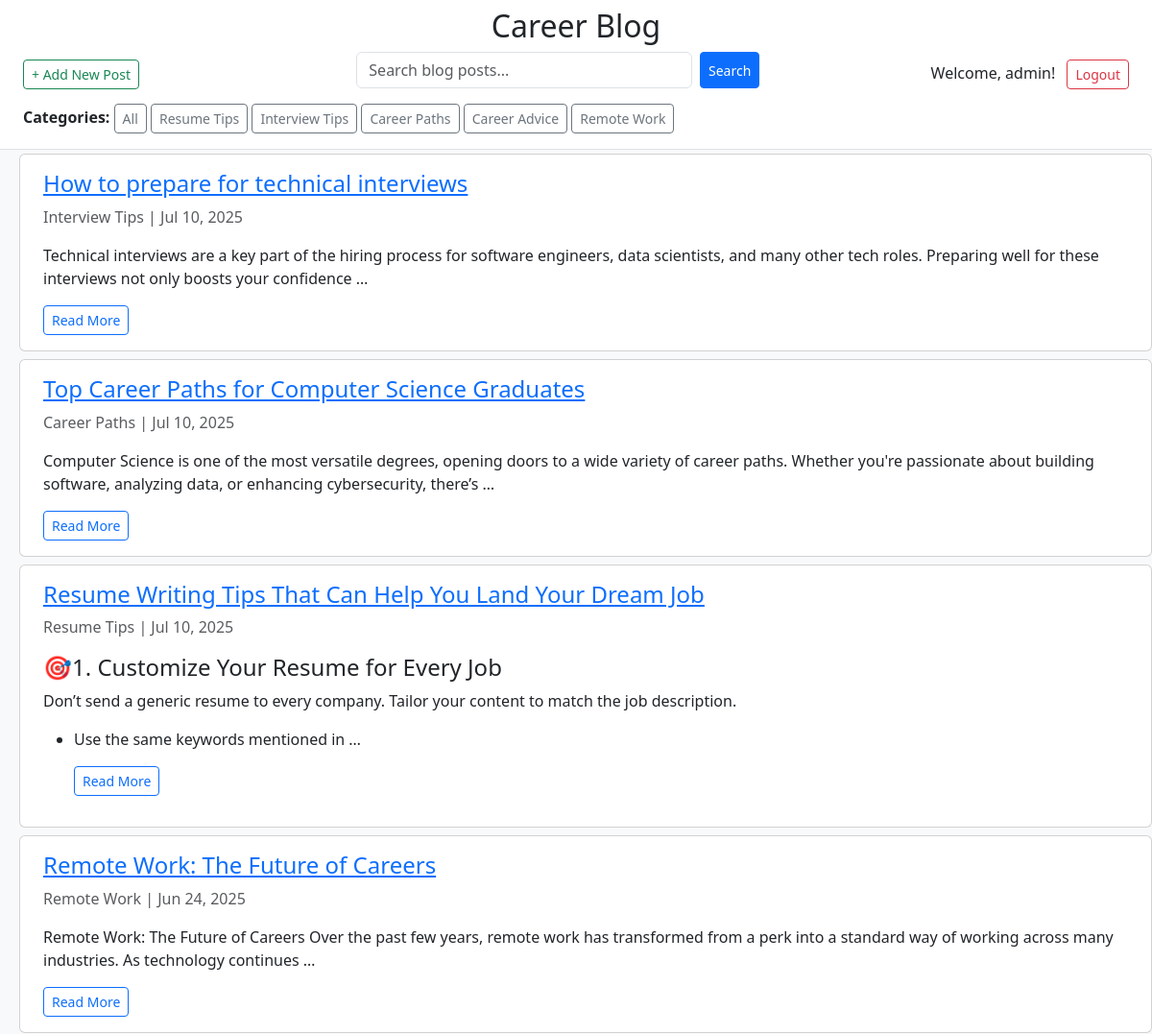
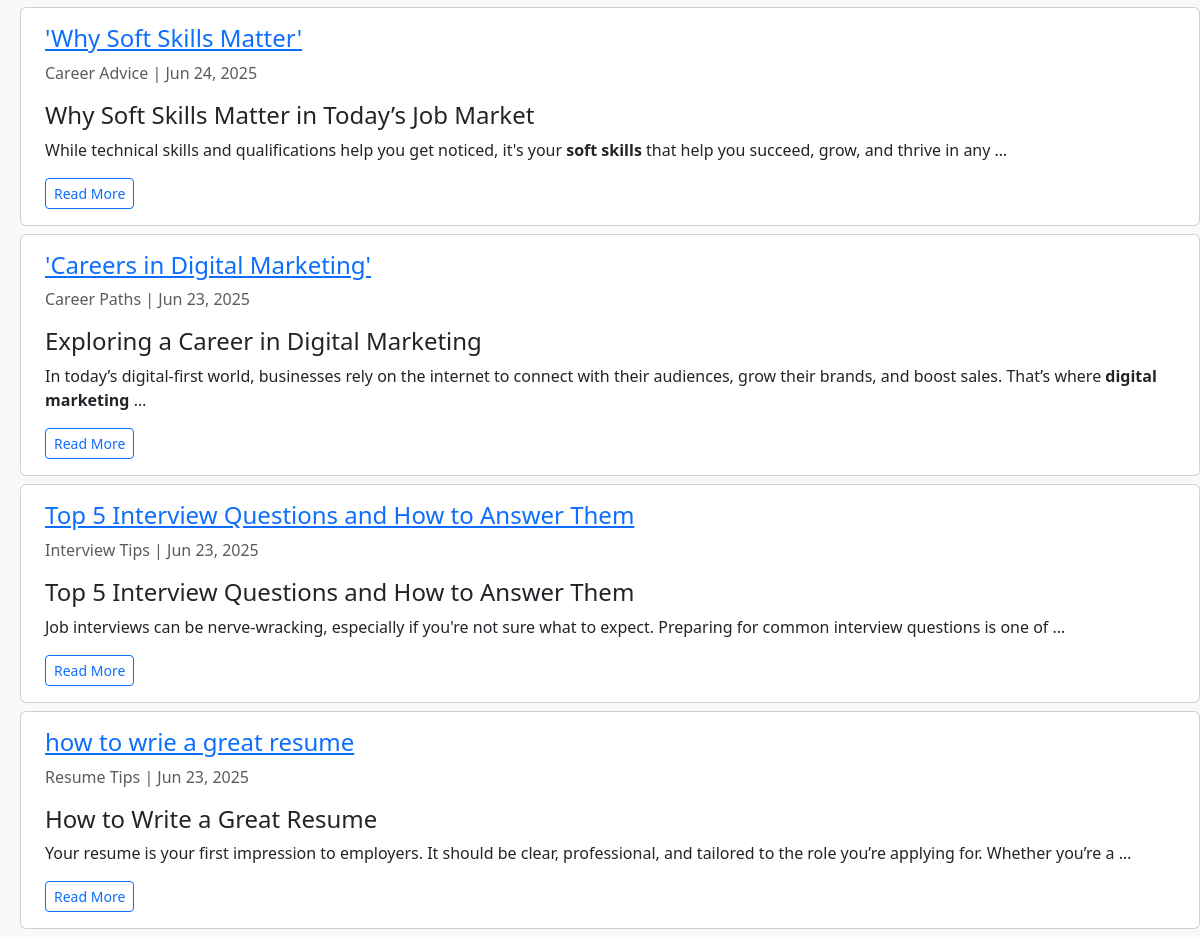
The app's page / (signed in) with its own data (2 pictures, top to bottom).
### BlogApp/models.py (models this page shows, shortened)
class BlogPost(models.Model):
    title = models.CharField(max_length=200)
    content = models.TextField()
    published_date = models.DateTimeField(auto_now_add=True)
    author = models.CharField(max_length=100)
    category = models.CharField(max_length=100)

### BlogApp/views.py (the view)
# urls.py: 2. Add a URL to urlpatterns:  path('', views.home, name='home')
def home(request):
    query = request.GET.get('q')
    category = request.GET.get('category')
    posts = BlogPost.objects.all()
    if query:
        posts = posts.filter(Q(title__icontains=query) | Q(content__icontains=query))
    if category:
        posts = posts.filter(category=category)
    posts = posts.order_by('-published_date')
    categories = BlogPost.objects.values_list('category', flat=True).distinct()
    return render(request, 'home.html', {'posts': posts, 'query': query, 'categories': categories, 'selected_category': category})

### BlogApp/templates/home.html (shortened to what this page needs)
{% load static %}
<!DOCTYPE html>
<html>
<head>
    <link rel="stylesheet" type="text/css" href="{% static 'css/bootstrap.min.css' %}">
</head>
<body class="bg-light" style="padding-top: 160px; margin-left: 20px;">
<div class="fixed-top bg-white border-bottom pt-2 px-4">
    <div class=text-center >
        <h2 class="m-0 mb-2">Career Blog </h2>
    </div>
    <div class="d-flex justify-content-between align-items-center mb-2">
        <div >
             {% if user.is_authenticated %}
                <a href="{% url 'add_post' %}" class="btn btn-outline-success btn-sm">+ Add New Post</a>
            {% endif %}
        </div>
        <form method="GET" action="{% url 'home' %}" class="d-flex justify-content-center  mb-2 ms-5">
            <div style="width: 420px;" class="d-flex">
            <input type="text" name="q" class="form-control w-100 me-2" placeholder="Search blog posts..." value="{{ query|default:'' }}">
            <button type="submit" class="btn btn-sm btn-primary">Search</button>
            </div>
        </form>
        <div>
            {% if user.is_authenticated %}
                <span class="me-2">Welcome, {{ user.username }}!</span>
                <a href="{% url 'signout' %}" class="btn btn-outline-danger btn-sm">Logout</a>
            {% else %}
                <a href="{% url 'signin' %}" class="btn btn-outline-primary btn-sm">Login</a>
            {% endif %}
        </div>
    </div>
    <div class="mb-3 me-2">
        <strong>Categories:</strong>
        <a href="{% url 'home' %}" class="btn btn-sm btn-outline-secondary">All</a>
        {% for cat in categories %}
            <a href="?category={{ cat }}" class="btn btn-sm btn-outline-secondary">{{ cat }}</a>
        {% endfor %}
    </div>
</div>
    {% for post in posts %}
    <div class="card mb-2 py-2 px-3">
        <div class="card-body p-2">
            <h4 class="card-title">
                <a href="{% url 'post_detail' post.id %}">{{ post.title }}</a>
            </h4>
            <p class="text-muted">{{ post.category }} | {{ post.published_date|date:"M d, Y" }}</p>
            <p class="card-text"> {{ post.content|truncatewords:30|safe }}</p>
            <a href="{% url 'post_detail' post.id %}" class="btn btn-sm btn-outline-primary">Read More</a>
        </div>
    </div>
{% empty %}
    <p>No blog posts found.</p>
{% endfor %}
</body>
</html>

### records on screen
BlogPost: title "How to prepare for technical interviews", category "Interview Tips", published_date "Jul 10, 2025", content "Technical interviews are a key part of the hiring process for software engineers, data scientists, and many other tech roles. Preparing well for these interviews not only boosts your confidence …"
BlogPost: title "Top Career Paths for Computer Science Graduates", category "Career Paths", published_date "Jul 10, 2025", content "Computer Science is one of the most versatile degrees, opening doors to a wide variety of career paths. Whether you're passionate about building software, analyzing data, or enhancing cybersecurity, there’s …"
BlogPost: title "Resume Writing Tips That Can Help You Land Your Dream Job", category "Resume Tips", published_date "Jul 10, 2025", content "🎯1. Customize Your Resume for Every Job Don’t send a generic resume to every company. Tailor your content to match the job description. Use the same keywords mentioned in …"
BlogPost: title "Remote Work: The Future of Careers", category "Remote Work", published_date "Jun 24, 2025", content "Remote Work: The Future of Careers Over the past few years, remote work has transformed from a perk into a standard way of working across many industries. As technology continues …"
BlogPost: title "'Why Soft Skills Matter'", category "Career Advice", published_date "Jun 24, 2025", content "Why Soft Skills Matter in Today’s Job Market While technical skills and qualifications help you get noticed, it's your soft skills that help you succeed, grow, and thrive in any …"
BlogPost: title "'Careers in Digital Marketing'", category "Career Paths", published_date "Jun 23, 2025", content "Exploring a Career in Digital Marketing In today’s digital-first world, businesses rely on the internet to connect with their audiences, grow their brands, and boost sales. That’s where digital marketing …"
BlogPost: title "Top 5 Interview Questions and How to Answer Them", category "Interview Tips", published_date "Jun 23, 2025", content "Top 5 Interview Questions and How to Answer Them Job interviews can be nerve-wracking, especially if you're not sure what to expect. Preparing for common interview questions is one of …"
BlogPost: title "how to wrie a great resume", category "Resume Tips", published_date "Jun 23, 2025", content "How to Write a Great Resume Your resume is your first impression to employers. It should be clear, professional, and tailored to the role you’re applying for. Whether you’re a …"

### other values on screen
{{ user.username }} "admin"
{{ cat }} "Resume Tips" "Interview Tips" "Career Paths" "Career Advice" "Remote Work"
